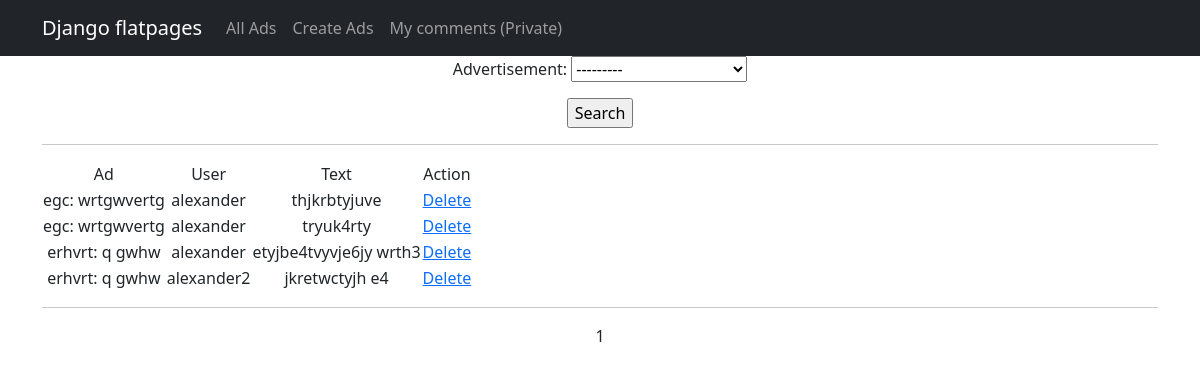
The page /board/comments/ (signed in) on the database as committed earlier.
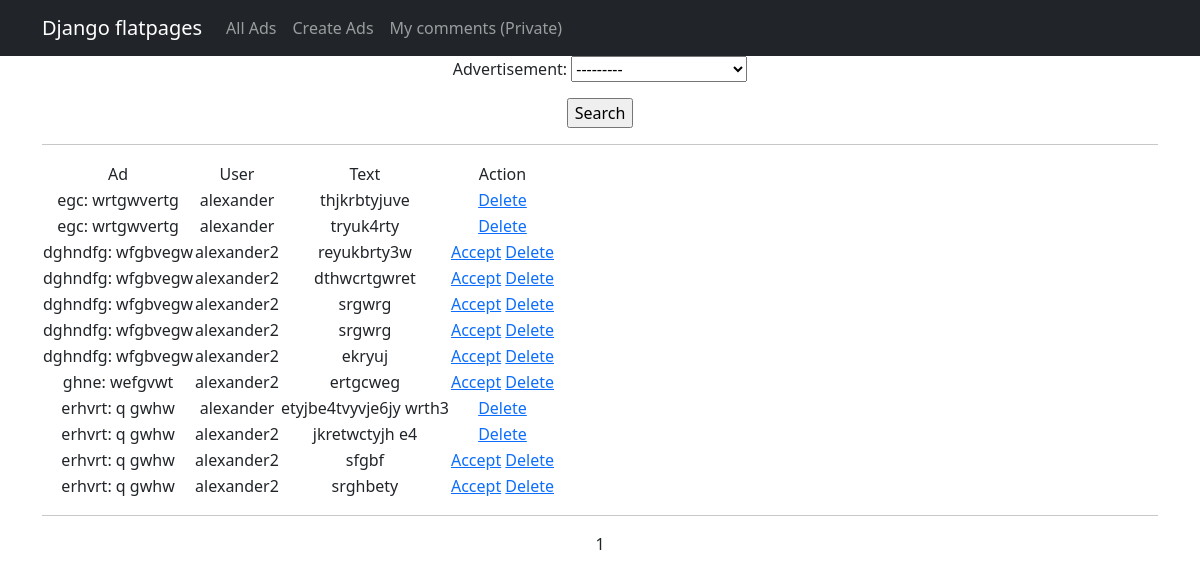
The same page on the database as committed later.
### board/models.py (models this page shows, shortened)
class Feedback(models.Model):
    advertisement = models.ForeignKey(Advertisement, on_delete=models.CASCADE)
    user = models.ForeignKey(User, on_delete=models.CASCADE)
    text = models.TextField()
    date_time = models.DateTimeField(auto_now_add=True)
    accepted = models.BooleanField(default=False)

class Advertisement(models.Model):
    author = models.ForeignKey(Author, on_delete=models.CASCADE)
    date_time = models.DateTimeField(auto_now_add=True)
    category = models.ManyToManyField(Category, through='AdvertisementCategory')
    title = models.TextField()
    text = models.TextField()
    def __str__(self):
        return f"{self.title}: {self.text[:124]}"

### board/views.py (the view)
# urls.py: path('comments/', Comments.as_view(), name='comments'),
class Comments(LoginRequiredMixin, ListView):
    model = Feedback
    ordering = "-date_time"
    template_name = 'comments.html'
    context_object_name = 'comments'
    paginate_by = 20
    def get_queryset(self):
        queryset = self.model.objects.filter(advertisement__author__user=self.request.user)
        self.filterset = FeedbackFilter(self.request.GET, queryset)
        return self.filterset.qs
    def get_context_data(self, **kwargs):
        context = super().get_context_data(**kwargs)
        context['time_now'] = timezone.now()
        context['filterset'] = self.filterset
        return context

### templates/comments.html (shortened to what this page needs)
{% extends 'flatpages/default.html' %}
{% load i18n %}
{% load tz %}
{% block content %}
    {% block search_form %}
    <form action="" method="get">
       {{ filterset.form.as_p }}
       <input type="submit" value="{% trans 'Search' %}" />
    </form>
    <hr>
    {% endblock search_form %}
    {% if comments %}
        <table>
            <tr>
                <td>{% trans "Ad" %}</td>
                <td>{% trans "User" %}</td>
                <td>{% trans "Text" %}</td>
                <td>{% trans "Action" %}</td>
            </tr>
            {% for comment in comments %}
            <tr>
                <td>{{ comment.advertisement }}</td>
                <td>{{ comment.user }}</td>
                <td>{{ comment.text }}</td>
                <td>{% if not comment.accepted %}
                    <a href="{% url 'accept_comment' comment.id %}">Accept</a>
                    {% endif %}
                    <a href="{% url 'delete_comment' comment.id %}">Delete</a>
                </td>
            </tr>
            {% endfor %}
        </table>
    {% else %}
        <h2>{% trans "Products" %} {% trans "are" %} {% trans "not" %} {% trans "available" %}!</h2>
    {% endif %}
    <hr>
    {{ page_obj.number }}
{% endblock content %}

Rows that differ between the two databases and show on the page:
added Feedback: advertisement "dghndfg: wfgbvegw", user "alexander2", text "reyukbrty3w", accepted "Accept"
added Feedback: advertisement "dghndfg: wfgbvegw", user "alexander2", text "dthwcrtgwret", accepted "Accept"
added Feedback: advertisement "dghndfg: wfgbvegw", user "alexander2", text "srgwrg", accepted "Accept"
added Feedback: advertisement "dghndfg: wfgbvegw", user "alexander2", text "srgwrg", accepted "Accept"
added Feedback: advertisement "dghndfg: wfgbvegw", user "alexander2", text "ekryuj", accepted "Accept"
added Feedback: advertisement "ghne: wefgvwt", user "alexander2", text "ertgcweg", accepted "Accept"
added Feedback: advertisement "erhvrt: q gwhw", user "alexander2", text "sfgbf", accepted "Accept"
added Feedback: advertisement "erhvrt: q gwhw", user "alexander2", text "srghbety", accepted "Accept"
